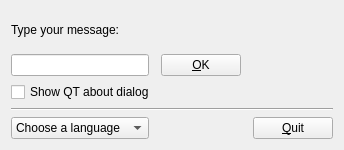
<?xml version="1.0" encoding="UTF-8"?>
<ui version="4.0">
 <class>FormUI</class>
 <widget class="QWidget" name="FormUI">
  <property name="geometry">
   <rect>
    <x>0</x>
    <y>0</y>
    <width>290</width>
    <height>150</height>
   </rect>
  </property>
  <property name="windowTitle">
   <string notr="true"/>
  </property>
  <layout class="QGridLayout" name="gridLayout">
   <item row="5" column="5">
    <widget class="QPushButton" name="btn_quit">
     <property name="toolTip">
      <string notr="true"/>
     </property>
     <property name="text">
      <string>&amp;Quit</string>
     </property>
     <property name="icon">
      <iconset resource="all.qrc">
       <normaloff>:/icons/quit</normaloff>:/icons/quit</iconset>
     </property>
    </widget>
   </item>
   <item row="1" column="3">
    <widget class="QPushButton" name="btn_ok">
     <property name="toolTip">
      <string notr="true"/>
     </property>
     <property name="text">
      <string>&amp;OK</string>
     </property>
     <property name="icon">
      <iconset resource="all.qrc">
       <normaloff>:/icons/ok</normaloff>:/icons/ok</iconset>
     </property>
    </widget>
   </item>
   <item row="2" column="1" colspan="3">
    <widget class="QCheckBox" name="checkBox">
     <property name="text">
      <string>Show QT about dialog</string>
     </property>
    </widget>
   </item>
   <item row="1" column="1">
    <widget class="QLineEdit" name="lineEdit_name">
     <property name="text">
      <string notr="true"/>
     </property>
    </widget>
   </item>
   <item row="0" column="1" colspan="3">
    <widget class="QLabel" name="label">
     <property name="text">
      <string>Type your message:</string>
     </property>
    </widget>
   </item>
   <item row="5" column="1">
    <widget class="QComboBox" name="comboBox1">
     <property name="currentIndex">
      <number>0</number>
     </property>
     <item>
      <property name="text">
       <string>Choose a language</string>
      </property>
     </item>
     <item>
      <property name="text">
       <string>Spanish</string>
      </property>
     </item>
     <item>
      <property name="text">
       <string>French</string>
      </property>
     </item>
     <item>
      <property name="text">
       <string>Italian</string>
      </property>
     </item>
     <item>
      <property name="text">
       <string>Portuguese</string>
      </property>
     </item>
     <item>
      <property name="text">
       <string>English</string>
      </property>
     </item>
    </widget>
   </item>
   <item row="0" column="5" rowspan="3">
    <widget class="QLabel" name="os_image">
     <property name="toolTip">
      <string>Your platform icon</string>
     </property>
     <property name="text">
      <string notr="true"/>
     </property>
    </widget>
   </item>
   <item row="3" column="1" colspan="5">
    <widget class="Line" name="line">
     <property name="orientation">
      <enum>Qt::Horizontal</enum>
     </property>
    </widget>
   </item>
   <item row="1" column="2">
    <spacer name="horizontalSpacer">
     <property name="orientation">
      <enum>Qt::Horizontal</enum>
     </property>
     <property name="sizeHint" stdset="0">
      <size>
       <width>40</width>
       <height>20</height>
      </size>
     </property>
    </spacer>
   </item>
   <item row="5" column="2" colspan="2">
    <spacer name="horizontalSpacer_2">
     <property name="orientation">
      <enum>Qt::Horizontal</enum>
     </property>
     <property name="sizeHint" stdset="0">
      <size>
       <width>40</width>
       <height>20</height>
      </size>
     </property>
    </spacer>
   </item>
  </layout>
 </widget>
 <resources>
  <include location="all.qrc"/>
 </resources>
 <connections/>
</ui>
